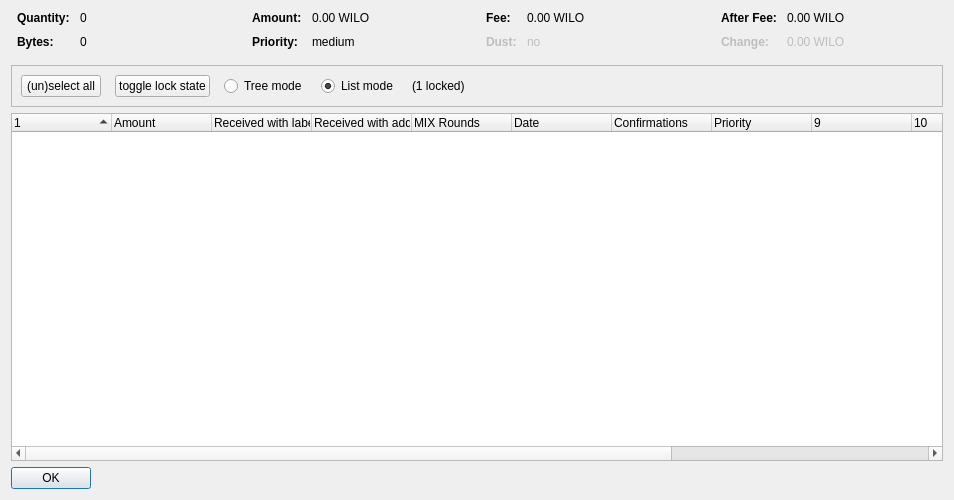
<?xml version="1.0" encoding="UTF-8"?>
<ui version="4.0">
 <class>CoinControlDialog</class>
 <widget class="QDialog" name="CoinControlDialog">
  <property name="geometry">
   <rect>
    <x>0</x>
    <y>0</y>
    <width>954</width>
    <height>500</height>
   </rect>
  </property>
  <property name="windowTitle">
   <string>Coin Selection</string>
  </property>
  <layout class="QVBoxLayout" name="verticalLayout">
   <item>
    <layout class="QHBoxLayout" name="horizontalLayoutTop" stretch="0,0,0,0">
     <property name="topMargin">
      <number>0</number>
     </property>
     <property name="bottomMargin">
      <number>10</number>
     </property>
     <item>
      <layout class="QFormLayout" name="formLayoutCoinControl1">
       <property name="horizontalSpacing">
        <number>10</number>
       </property>
       <property name="verticalSpacing">
        <number>10</number>
       </property>
       <property name="leftMargin">
        <number>6</number>
       </property>
       <property name="rightMargin">
        <number>6</number>
       </property>
       <item row="0" column="0">
        <widget class="QLabel" name="labelCoinControlQuantityText">
         <property name="font">
          <font>
           <weight>75</weight>
           <bold>true</bold>
          </font>
         </property>
         <property name="text">
          <string>Quantity:</string>
         </property>
        </widget>
       </item>
       <item row="0" column="1">
        <widget class="QLabel" name="labelCoinControlQuantity">
         <property name="cursor">
          <cursorShape>IBeamCursor</cursorShape>
         </property>
         <property name="contextMenuPolicy">
          <enum>Qt::ActionsContextMenu</enum>
         </property>
         <property name="text">
          <string notr="true">0</string>
         </property>
         <property name="textInteractionFlags">
          <set>Qt::LinksAccessibleByMouse|Qt::TextSelectableByKeyboard|Qt::TextSelectableByMouse</set>
         </property>
        </widget>
       </item>
       <item row="1" column="0">
        <widget class="QLabel" name="labelCoinControlBytesText">
         <property name="font">
          <font>
           <weight>75</weight>
           <bold>true</bold>
          </font>
         </property>
         <property name="text">
          <string>Bytes:</string>
         </property>
        </widget>
       </item>
       <item row="1" column="1">
        <widget class="QLabel" name="labelCoinControlBytes">
         <property name="cursor">
          <cursorShape>IBeamCursor</cursorShape>
         </property>
         <property name="contextMenuPolicy">
          <enum>Qt::ActionsContextMenu</enum>
         </property>
         <property name="text">
          <string notr="true">0</string>
         </property>
         <property name="textInteractionFlags">
          <set>Qt::LinksAccessibleByMouse|Qt::TextSelectableByKeyboard|Qt::TextSelectableByMouse</set>
         </property>
        </widget>
       </item>
      </layout>
     </item>
     <item>
      <layout class="QFormLayout" name="formLayoutCoinControl2">
       <property name="horizontalSpacing">
        <number>10</number>
       </property>
       <property name="verticalSpacing">
        <number>10</number>
       </property>
       <property name="leftMargin">
        <number>6</number>
       </property>
       <property name="rightMargin">
        <number>6</number>
       </property>
       <item row="0" column="0">
        <widget class="QLabel" name="labelCoinControlAmountText">
         <property name="font">
          <font>
           <weight>75</weight>
           <bold>true</bold>
          </font>
         </property>
         <property name="text">
          <string>Amount:</string>
         </property>
        </widget>
       </item>
       <item row="0" column="1">
        <widget class="QLabel" name="labelCoinControlAmount">
         <property name="cursor">
          <cursorShape>IBeamCursor</cursorShape>
         </property>
         <property name="contextMenuPolicy">
          <enum>Qt::ActionsContextMenu</enum>
         </property>
         <property name="text">
          <string notr="true">0.00 WILO</string>
         </property>
         <property name="textInteractionFlags">
          <set>Qt::LinksAccessibleByMouse|Qt::TextSelectableByKeyboard|Qt::TextSelectableByMouse</set>
         </property>
        </widget>
       </item>
       <item row="1" column="0">
        <widget class="QLabel" name="labelCoinControlPriorityText">
         <property name="font">
          <font>
           <weight>75</weight>
           <bold>true</bold>
          </font>
         </property>
         <property name="text">
          <string>Priority:</string>
         </property>
        </widget>
       </item>
       <item row="1" column="1">
        <widget class="QLabel" name="labelCoinControlPriority">
         <property name="cursor">
          <cursorShape>IBeamCursor</cursorShape>
         </property>
         <property name="contextMenuPolicy">
          <enum>Qt::ActionsContextMenu</enum>
         </property>
         <property name="text">
          <string>medium</string>
         </property>
         <property name="textInteractionFlags">
          <set>Qt::LinksAccessibleByMouse|Qt::TextSelectableByKeyboard|Qt::TextSelectableByMouse</set>
         </property>
        </widget>
       </item>
      </layout>
     </item>
     <item>
      <layout class="QFormLayout" name="formLayoutCoinControl3">
       <property name="horizontalSpacing">
        <number>10</number>
       </property>
       <property name="verticalSpacing">
        <number>10</number>
       </property>
       <property name="leftMargin">
        <number>6</number>
       </property>
       <property name="rightMargin">
        <number>6</number>
       </property>
       <item row="0" column="0">
        <widget class="QLabel" name="labelCoinControlFeeText">
         <property name="font">
          <font>
           <weight>75</weight>
           <bold>true</bold>
          </font>
         </property>
         <property name="text">
          <string>Fee:</string>
         </property>
        </widget>
       </item>
       <item row="0" column="1">
        <widget class="QLabel" name="labelCoinControlFee">
         <property name="cursor">
          <cursorShape>IBeamCursor</cursorShape>
         </property>
         <property name="contextMenuPolicy">
          <enum>Qt::ActionsContextMenu</enum>
         </property>
         <property name="text">
          <string notr="true">0.00 WILO</string>
         </property>
         <property name="textInteractionFlags">
          <set>Qt::LinksAccessibleByMouse|Qt::TextSelectableByKeyboard|Qt::TextSelectableByMouse</set>
         </property>
        </widget>
       </item>
       <item row="1" column="0">
        <widget class="QLabel" name="labelCoinControlLowOutputText">
         <property name="enabled">
          <bool>false</bool>
         </property>
         <property name="font">
          <font>
           <weight>75</weight>
           <bold>true</bold>
          </font>
         </property>
         <property name="text">
          <string>Dust:</string>
         </property>
        </widget>
       </item>
       <item row="1" column="1">
        <widget class="QLabel" name="labelCoinControlLowOutput">
         <property name="enabled">
          <bool>false</bool>
         </property>
         <property name="cursor">
          <cursorShape>IBeamCursor</cursorShape>
         </property>
         <property name="contextMenuPolicy">
          <enum>Qt::ActionsContextMenu</enum>
         </property>
         <property name="text">
          <string>no</string>
         </property>
         <property name="textInteractionFlags">
          <set>Qt::LinksAccessibleByMouse|Qt::TextSelectableByKeyboard|Qt::TextSelectableByMouse</set>
         </property>
        </widget>
       </item>
      </layout>
     </item>
     <item>
      <layout class="QFormLayout" name="formLayoutCoinControl4">
       <property name="horizontalSpacing">
        <number>10</number>
       </property>
       <property name="verticalSpacing">
        <number>10</number>
       </property>
       <property name="leftMargin">
        <number>6</number>
       </property>
       <property name="rightMargin">
        <number>6</number>
       </property>
       <item row="0" column="0">
        <widget class="QLabel" name="labelCoinControlAfterFeeText">
         <property name="font">
          <font>
           <weight>75</weight>
           <bold>true</bold>
          </font>
         </property>
         <property name="text">
          <string>After Fee:</string>
         </property>
        </widget>
       </item>
       <item row="0" column="1">
        <widget class="QLabel" name="labelCoinControlAfterFee">
         <property name="cursor">
          <cursorShape>IBeamCursor</cursorShape>
         </property>
         <property name="contextMenuPolicy">
          <enum>Qt::ActionsContextMenu</enum>
         </property>
         <property name="text">
          <string notr="true">0.00 WILO</string>
         </property>
         <property name="textInteractionFlags">
          <set>Qt::LinksAccessibleByMouse|Qt::TextSelectableByKeyboard|Qt::TextSelectableByMouse</set>
         </property>
        </widget>
       </item>
       <item row="1" column="0">
        <widget class="QLabel" name="labelCoinControlChangeText">
         <property name="enabled">
          <bool>false</bool>
         </property>
         <property name="font">
          <font>
           <weight>75</weight>
           <bold>true</bold>
          </font>
         </property>
         <property name="text">
          <string>Change:</string>
         </property>
        </widget>
       </item>
       <item row="1" column="1">
        <widget class="QLabel" name="labelCoinControlChange">
         <property name="enabled">
          <bool>false</bool>
         </property>
         <property name="cursor">
          <cursorShape>IBeamCursor</cursorShape>
         </property>
         <property name="contextMenuPolicy">
          <enum>Qt::ActionsContextMenu</enum>
         </property>
         <property name="text">
          <string notr="true">0.00 WILO</string>
         </property>
         <property name="textInteractionFlags">
          <set>Qt::LinksAccessibleByMouse|Qt::TextSelectableByKeyboard|Qt::TextSelectableByMouse</set>
         </property>
        </widget>
       </item>
      </layout>
     </item>
    </layout>
   </item>
   <item>
    <widget class="QFrame" name="frame">
     <property name="minimumSize">
      <size>
       <width>0</width>
       <height>40</height>
      </size>
     </property>
     <property name="frameShape">
      <enum>QFrame::StyledPanel</enum>
     </property>
     <property name="frameShadow">
      <enum>QFrame::Sunken</enum>
     </property>
     <layout class="QHBoxLayout" name="horizontalLayout">
      <item>
       <layout class="QHBoxLayout" name="horizontalLayoutPanel" stretch="0,0,0,0,0,0">
        <property name="spacing">
         <number>14</number>
        </property>
        <item>
         <widget class="QPushButton" name="pushButtonSelectAll">
          <property name="sizePolicy">
           <sizepolicy hsizetype="Maximum" vsizetype="Fixed">
            <horstretch>0</horstretch>
            <verstretch>0</verstretch>
           </sizepolicy>
          </property>
          <property name="text">
           <string>(un)select all</string>
          </property>
          <property name="autoDefault">
           <bool>false</bool>
          </property>
         </widget>
        </item>
        <item>
         <widget class="QPushButton" name="pushButtonToggleLock">
          <property name="sizePolicy">
           <sizepolicy hsizetype="Maximum" vsizetype="Fixed">
            <horstretch>0</horstretch>
            <verstretch>0</verstretch>
           </sizepolicy>
          </property>
          <property name="text">
           <string>toggle lock state</string>
          </property>
          <property name="autoDefault">
           <bool>false</bool>
          </property>
         </widget>
        </item>
        <item>
         <widget class="QRadioButton" name="radioTreeMode">
          <property name="sizePolicy">
           <sizepolicy hsizetype="Maximum" vsizetype="Fixed">
            <horstretch>0</horstretch>
            <verstretch>0</verstretch>
           </sizepolicy>
          </property>
          <property name="text">
           <string>Tree mode</string>
          </property>
         </widget>
        </item>
        <item>
         <widget class="QRadioButton" name="radioListMode">
          <property name="sizePolicy">
           <sizepolicy hsizetype="Maximum" vsizetype="Fixed">
            <horstretch>0</horstretch>
            <verstretch>0</verstretch>
           </sizepolicy>
          </property>
          <property name="text">
           <string>List mode</string>
          </property>
          <property name="checked">
           <bool>true</bool>
          </property>
         </widget>
        </item>
        <item>
         <widget class="QLabel" name="labelLocked">
          <property name="text">
           <string>(1 locked)</string>
          </property>
         </widget>
        </item>
        <item>
         <spacer name="horizontalSpacer">
          <property name="orientation">
           <enum>Qt::Horizontal</enum>
          </property>
          <property name="sizeHint" stdset="0">
           <size>
            <width>40</width>
            <height>20</height>
           </size>
          </property>
         </spacer>
        </item>
       </layout>
      </item>
     </layout>
    </widget>
   </item>
   <item>
    <widget class="CoinControlTreeWidget" name="treeWidget">
     <property name="contextMenuPolicy">
      <enum>Qt::CustomContextMenu</enum>
     </property>
     <property name="sortingEnabled">
      <bool>false</bool>
     </property>
     <property name="columnCount">
      <number>13</number>
     </property>
     <attribute name="headerShowSortIndicator" stdset="0">
      <bool>true</bool>
     </attribute>
     <attribute name="headerStretchLastSection">
      <bool>false</bool>
     </attribute>
     <column>
      <property name="text">
       <string/>
      </property>
     </column>
     <column>
      <property name="text">
       <string>Amount</string>
      </property>
     </column>
     <column>
      <property name="text">
       <string>Received with label</string>
      </property>
     </column>
     <column>
      <property name="text">
       <string>Received with address</string>
      </property>
     </column>
     <column>
      <property name="text">
       <string>MIX Rounds</string>
      </property>
     </column>
     <column>
      <property name="text">
       <string>Date</string>
      </property>
     </column>
     <column>
      <property name="text">
       <string>Confirmations</string>
      </property>
      <property name="toolTip">
       <string>Confirmed</string>
      </property>
     </column>
     <column>
      <property name="text">
       <string>Priority</string>
      </property>
     </column>
     <column>
      <property name="text">
       <string/>
      </property>
     </column>
     <column>
      <property name="text">
       <string/>
      </property>
     </column>
     <column>
      <property name="text">
       <string/>
      </property>
     </column>
     <column>
      <property name="text">
       <string/>
      </property>
     </column>
     <column>
      <property name="text">
       <string/>
      </property>
     </column>
    </widget>
   </item>
   <item>
    <widget class="QDialogButtonBox" name="buttonBox">
     <property name="sizePolicy">
      <sizepolicy hsizetype="Maximum" vsizetype="Fixed">
       <horstretch>0</horstretch>
       <verstretch>0</verstretch>
      </sizepolicy>
     </property>
     <property name="orientation">
      <enum>Qt::Horizontal</enum>
     </property>
     <property name="standardButtons">
      <set>QDialogButtonBox::Ok</set>
     </property>
    </widget>
   </item>
  </layout>
 </widget>
 <customwidgets>
  <customwidget>
   <class>CoinControlTreeWidget</class>
   <extends>QTreeWidget</extends>
   <header>coincontroltreewidget.h</header>
  </customwidget>
 </customwidgets>
 <resources/>
 <connections/>
</ui>
